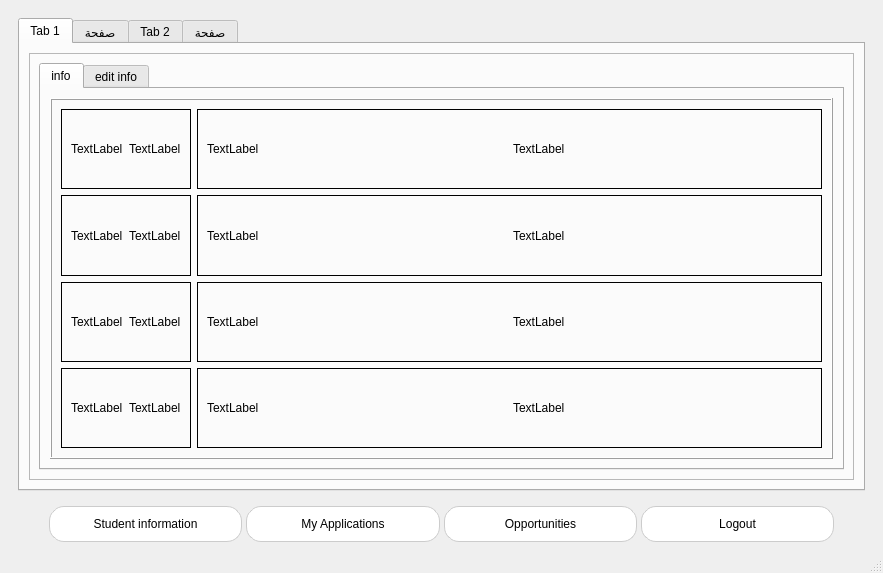
<?xml version="1.0" encoding="UTF-8"?>
<ui version="4.0">
 <class>MainWindow</class>
 <widget class="QMainWindow" name="MainWindow">
  <property name="geometry">
   <rect>
    <x>0</x>
    <y>0</y>
    <width>883</width>
    <height>573</height>
   </rect>
  </property>
  <property name="windowTitle">
   <string>MainWindow</string>
  </property>
  <property name="styleSheet">
   <string notr="true">QPushButton {
    background-color: #eee;
    color: black;
}

QPushButton:hover {
    background-color: lightcoral;
    color: white;
}
</string>
  </property>
  <widget class="QWidget" name="centralwidget">
   <layout class="QVBoxLayout" name="verticalLayout_3">
    <item>
     <widget class="QFrame" name="frame_2">
      <property name="frameShape">
       <enum>QFrame::NoFrame</enum>
      </property>
      <property name="frameShadow">
       <enum>QFrame::Plain</enum>
      </property>
      <layout class="QHBoxLayout" name="horizontalLayout_2">
       <item>
        <widget class="QTabWidget" name="student_tabWidget">
         <property name="currentIndex">
          <number>0</number>
         </property>
         <widget class="QWidget" name="tab">
          <attribute name="title">
           <string>Tab 1</string>
          </attribute>
          <layout class="QHBoxLayout" name="horizontalLayout_4">
           <item>
            <widget class="QFrame" name="frame_3">
             <property name="frameShape">
              <enum>QFrame::StyledPanel</enum>
             </property>
             <property name="frameShadow">
              <enum>QFrame::Plain</enum>
             </property>
             <layout class="QHBoxLayout" name="horizontalLayout_3">
              <item>
               <widget class="QTabWidget" name="tabWidget">
                <property name="currentIndex">
                 <number>0</number>
                </property>
                <widget class="QWidget" name="tab_5">
                 <attribute name="title">
                  <string>info</string>
                 </attribute>
                 <layout class="QVBoxLayout" name="verticalLayout_2">
                  <item>
                   <widget class="QFrame" name="frame_5">
                    <property name="frameShape">
                     <enum>QFrame::Box</enum>
                    </property>
                    <property name="frameShadow">
                     <enum>QFrame::Raised</enum>
                    </property>
                    <layout class="QFormLayout" name="formLayout">
                     <item row="1" column="0">
                      <widget class="QFrame" name="frame_14">
                       <property name="sizePolicy">
                        <sizepolicy hsizetype="Expanding" vsizetype="Expanding">
                         <horstretch>0</horstretch>
                         <verstretch>0</verstretch>
                        </sizepolicy>
                       </property>
                       <property name="frameShape">
                        <enum>QFrame::Box</enum>
                       </property>
                       <property name="frameShadow">
                        <enum>QFrame::Plain</enum>
                       </property>
                       <layout class="QHBoxLayout" name="horizontalLayout_7">
                        <item>
                         <widget class="QLabel" name="label_12">
                          <property name="text">
                           <string>TextLabel</string>
                          </property>
                         </widget>
                        </item>
                        <item>
                         <widget class="QLabel" name="label_5">
                          <property name="text">
                           <string>TextLabel</string>
                          </property>
                         </widget>
                        </item>
                       </layout>
                      </widget>
                     </item>
                     <item row="1" column="1">
                      <widget class="QFrame" name="frame_6">
                       <property name="sizePolicy">
                        <sizepolicy hsizetype="Expanding" vsizetype="Expanding">
                         <horstretch>0</horstretch>
                         <verstretch>0</verstretch>
                        </sizepolicy>
                       </property>
                       <property name="frameShape">
                        <enum>QFrame::Box</enum>
                       </property>
                       <property name="frameShadow">
                        <enum>QFrame::Plain</enum>
                       </property>
                       <layout class="QHBoxLayout" name="horizontalLayout_6">
                        <item>
                         <widget class="QLabel" name="label_11">
                          <property name="text">
                           <string>TextLabel</string>
                          </property>
                         </widget>
                        </item>
                        <item>
                         <widget class="QLabel" name="label_2">
                          <property name="text">
                           <string>TextLabel</string>
                          </property>
                         </widget>
                        </item>
                       </layout>
                      </widget>
                     </item>
                     <item row="2" column="0">
                      <widget class="QFrame" name="frame_8">
                       <property name="sizePolicy">
                        <sizepolicy hsizetype="Expanding" vsizetype="Expanding">
                         <horstretch>0</horstretch>
                         <verstretch>0</verstretch>
                        </sizepolicy>
                       </property>
                       <property name="frameShape">
                        <enum>QFrame::Box</enum>
                       </property>
                       <property name="frameShadow">
                        <enum>QFrame::Plain</enum>
                       </property>
                       <layout class="QHBoxLayout" name="horizontalLayout_9">
                        <item>
                         <widget class="QLabel" name="label_14">
                          <property name="text">
                           <string>TextLabel</string>
                          </property>
                         </widget>
                        </item>
                        <item>
                         <widget class="QLabel" name="label_4">
                          <property name="text">
                           <string>TextLabel</string>
                          </property>
                         </widget>
                        </item>
                       </layout>
                      </widget>
                     </item>
                     <item row="2" column="1">
                      <widget class="QFrame" name="frame_12">
                       <property name="sizePolicy">
                        <sizepolicy hsizetype="Expanding" vsizetype="Expanding">
                         <horstretch>0</horstretch>
                         <verstretch>0</verstretch>
                        </sizepolicy>
                       </property>
                       <property name="frameShape">
                        <enum>QFrame::Box</enum>
                       </property>
                       <property name="frameShadow">
                        <enum>QFrame::Plain</enum>
                       </property>
                       <layout class="QHBoxLayout" name="horizontalLayout_13">
                        <item>
                         <widget class="QLabel" name="label_18">
                          <property name="text">
                           <string>TextLabel</string>
                          </property>
                         </widget>
                        </item>
                        <item>
                         <widget class="QLabel" name="label_9">
                          <property name="text">
                           <string>TextLabel</string>
                          </property>
                         </widget>
                        </item>
                       </layout>
                      </widget>
                     </item>
                     <item row="3" column="0">
                      <widget class="QFrame" name="frame_11">
                       <property name="sizePolicy">
                        <sizepolicy hsizetype="Expanding" vsizetype="Expanding">
                         <horstretch>0</horstretch>
                         <verstretch>0</verstretch>
                        </sizepolicy>
                       </property>
                       <property name="frameShape">
                        <enum>QFrame::Box</enum>
                       </property>
                       <property name="frameShadow">
                        <enum>QFrame::Plain</enum>
                       </property>
                       <layout class="QHBoxLayout" name="horizontalLayout_12">
                        <item>
                         <widget class="QLabel" name="label_17">
                          <property name="text">
                           <string>TextLabel</string>
                          </property>
                         </widget>
                        </item>
                        <item>
                         <widget class="QLabel" name="label_8">
                          <property name="text">
                           <string>TextLabel</string>
                          </property>
                         </widget>
                        </item>
                       </layout>
                      </widget>
                     </item>
                     <item row="3" column="1">
                      <widget class="QFrame" name="frame_7">
                       <property name="sizePolicy">
                        <sizepolicy hsizetype="Expanding" vsizetype="Expanding">
                         <horstretch>0</horstretch>
                         <verstretch>0</verstretch>
                        </sizepolicy>
                       </property>
                       <property name="frameShape">
                        <enum>QFrame::Box</enum>
                       </property>
                       <property name="frameShadow">
                        <enum>QFrame::Plain</enum>
                       </property>
                       <layout class="QHBoxLayout" name="horizontalLayout_8">
                        <item>
                         <widget class="QLabel" name="label_13">
                          <property name="text">
                           <string>TextLabel</string>
                          </property>
                         </widget>
                        </item>
                        <item>
                         <widget class="QLabel" name="label_3">
                          <property name="text">
                           <string>TextLabel</string>
                          </property>
                         </widget>
                        </item>
                       </layout>
                      </widget>
                     </item>
                     <item row="4" column="1">
                      <widget class="QFrame" name="frame_10">
                       <property name="sizePolicy">
                        <sizepolicy hsizetype="Expanding" vsizetype="Expanding">
                         <horstretch>0</horstretch>
                         <verstretch>0</verstretch>
                        </sizepolicy>
                       </property>
                       <property name="frameShape">
                        <enum>QFrame::Box</enum>
                       </property>
                       <property name="frameShadow">
                        <enum>QFrame::Plain</enum>
                       </property>
                       <layout class="QHBoxLayout" name="horizontalLayout_11">
                        <item>
                         <widget class="QLabel" name="label_16">
                          <property name="text">
                           <string>TextLabel</string>
                          </property>
                         </widget>
                        </item>
                        <item>
                         <widget class="QLabel" name="label_7">
                          <property name="text">
                           <string>TextLabel</string>
                          </property>
                         </widget>
                        </item>
                       </layout>
                      </widget>
                     </item>
                     <item row="4" column="0">
                      <widget class="QFrame" name="frame_9">
                       <property name="sizePolicy">
                        <sizepolicy hsizetype="Expanding" vsizetype="Expanding">
                         <horstretch>0</horstretch>
                         <verstretch>0</verstretch>
                        </sizepolicy>
                       </property>
                       <property name="frameShape">
                        <enum>QFrame::Box</enum>
                       </property>
                       <property name="frameShadow">
                        <enum>QFrame::Plain</enum>
                       </property>
                       <layout class="QHBoxLayout" name="horizontalLayout_10">
                        <item>
                         <widget class="QLabel" name="label_15">
                          <property name="text">
                           <string>TextLabel</string>
                          </property>
                         </widget>
                        </item>
                        <item>
                         <widget class="QLabel" name="label_6">
                          <property name="text">
                           <string>TextLabel</string>
                          </property>
                         </widget>
                        </item>
                       </layout>
                      </widget>
                     </item>
                    </layout>
                   </widget>
                  </item>
                 </layout>
                </widget>
                <widget class="QWidget" name="tab_6">
                 <attribute name="title">
                  <string>edit info</string>
                 </attribute>
                 <layout class="QHBoxLayout" name="horizontalLayout_5">
                  <item>
                   <widget class="QFrame" name="frame_4">
                    <property name="frameShape">
                     <enum>QFrame::StyledPanel</enum>
                    </property>
                    <property name="frameShadow">
                     <enum>QFrame::Plain</enum>
                    </property>
                    <layout class="QVBoxLayout" name="verticalLayout"/>
                   </widget>
                  </item>
                 </layout>
                </widget>
               </widget>
              </item>
             </layout>
            </widget>
           </item>
          </layout>
         </widget>
         <widget class="QWidget" name="tab_3">
          <attribute name="title">
           <string>صفحة</string>
          </attribute>
          <widget class="QPushButton" name="pushButton_5">
           <property name="geometry">
            <rect>
             <x>230</x>
             <y>60</y>
             <width>93</width>
             <height>28</height>
            </rect>
           </property>
           <property name="text">
            <string>PushButton</string>
           </property>
          </widget>
         </widget>
         <widget class="QWidget" name="tab_2">
          <attribute name="title">
           <string>Tab 2</string>
          </attribute>
         </widget>
         <widget class="QWidget" name="tab_4">
          <attribute name="title">
           <string>صفحة</string>
          </attribute>
         </widget>
        </widget>
       </item>
      </layout>
     </widget>
    </item>
    <item>
     <widget class="QFrame" name="frame">
      <property name="frameShape">
       <enum>QFrame::NoFrame</enum>
      </property>
      <property name="frameShadow">
       <enum>QFrame::Plain</enum>
      </property>
      <layout class="QHBoxLayout" name="horizontalLayout">
       <property name="spacing">
        <number>4</number>
       </property>
       <property name="leftMargin">
        <number>0</number>
       </property>
       <property name="topMargin">
        <number>0</number>
       </property>
       <property name="rightMargin">
        <number>0</number>
       </property>
       <property name="bottomMargin">
        <number>0</number>
       </property>
       <item>
        <spacer name="horizontalSpacer_2">
         <property name="orientation">
          <enum>Qt::Horizontal</enum>
         </property>
         <property name="sizeType">
          <enum>QSizePolicy::Preferred</enum>
         </property>
         <property name="sizeHint" stdset="0">
          <size>
           <width>40</width>
           <height>20</height>
          </size>
         </property>
        </spacer>
       </item>
       <item>
        <widget class="QPushButton" name="student_info_button">
         <property name="sizePolicy">
          <sizepolicy hsizetype="Expanding" vsizetype="Preferred">
           <horstretch>0</horstretch>
           <verstretch>0</verstretch>
          </sizepolicy>
         </property>
         <property name="font">
          <font>
           <family>Arial</family>
           <pointsize>9</pointsize>
           <weight>50</weight>
           <italic>false</italic>
           <bold>false</bold>
          </font>
         </property>
         <property name="styleSheet">
          <string notr="true">QPushButton {
    background-color: white;
    color: black;
    border-radius: 15px;                /* أطراف منحنية */
    border: 1px solid #ccc;             /* حواف خفيفة بلون رمادي فاتح */
    padding: 10px 20px;
}

QPushButton:hover {
    background-color: #003366;         /* أزرق غامق */
    color: white;
    border: 1px solid #003366;         /* الحواف تصير بنفس لون الخلفية عند التمرير */
}

</string>
         </property>
         <property name="text">
          <string>Student information</string>
         </property>
        </widget>
       </item>
       <item>
        <widget class="QPushButton" name="pushButton_2">
         <property name="sizePolicy">
          <sizepolicy hsizetype="Expanding" vsizetype="Preferred">
           <horstretch>0</horstretch>
           <verstretch>0</verstretch>
          </sizepolicy>
         </property>
         <property name="font">
          <font>
           <family>Arial</family>
           <pointsize>9</pointsize>
           <weight>50</weight>
           <italic>false</italic>
           <bold>false</bold>
          </font>
         </property>
         <property name="styleSheet">
          <string notr="true">QPushButton {
    background-color: white;
    color: black;
    border-radius: 15px;                /* أطراف منحنية */
    border: 1px solid #ccc;             /* حواف خفيفة بلون رمادي فاتح */
    padding: 10px 20px;
}

QPushButton:hover {
    background-color: #003366;         /* أزرق غامق */
    color: white;
    border: 1px solid #003366;         /* الحواف تصير بنفس لون الخلفية عند التمرير */
}
</string>
         </property>
         <property name="text">
          <string>My Applications</string>
         </property>
        </widget>
       </item>
       <item>
        <widget class="QPushButton" name="pushButton_3">
         <property name="sizePolicy">
          <sizepolicy hsizetype="Expanding" vsizetype="Preferred">
           <horstretch>0</horstretch>
           <verstretch>0</verstretch>
          </sizepolicy>
         </property>
         <property name="font">
          <font>
           <family>Arial</family>
           <pointsize>9</pointsize>
           <weight>50</weight>
           <italic>false</italic>
           <bold>false</bold>
          </font>
         </property>
         <property name="styleSheet">
          <string notr="true">QPushButton {
    background-color: white;
    color: black;
    border-radius: 15px;                /* أطراف منحنية */
    border: 1px solid #ccc;             /* حواف خفيفة بلون رمادي فاتح */
    padding: 10px 20px;
}

QPushButton:hover {
    background-color: #003366;         /* أزرق غامق */
    color: white;
    border: 1px solid #003366;         /* الحواف تصير بنفس لون الخلفية عند التمرير */
}


</string>
         </property>
         <property name="text">
          <string>Opportunities</string>
         </property>
        </widget>
       </item>
       <item>
        <widget class="QPushButton" name="pushButton">
         <property name="sizePolicy">
          <sizepolicy hsizetype="Expanding" vsizetype="Preferred">
           <horstretch>0</horstretch>
           <verstretch>0</verstretch>
          </sizepolicy>
         </property>
         <property name="font">
          <font>
           <family>Arial</family>
           <pointsize>9</pointsize>
           <weight>50</weight>
           <italic>false</italic>
           <bold>false</bold>
          </font>
         </property>
         <property name="styleSheet">
          <string notr="true">QPushButton {
    background-color: white;
    color: black;
    border-radius: 15px;                /* أطراف منحنية */
    border: 1px solid #ccc;             /* حواف خفيفة بلون رمادي فاتح */
    padding: 10px 20px;
}

QPushButton:hover {
    background-color: #003366;         /* أزرق غامق */
    color: white;
    border: 1px solid #003366;         /* الحواف تصير بنفس لون الخلفية عند التمرير */
}

</string>
         </property>
         <property name="text">
          <string>Logout</string>
         </property>
        </widget>
       </item>
       <item>
        <spacer name="horizontalSpacer">
         <property name="orientation">
          <enum>Qt::Horizontal</enum>
         </property>
         <property name="sizeType">
          <enum>QSizePolicy::Preferred</enum>
         </property>
         <property name="sizeHint" stdset="0">
          <size>
           <width>40</width>
           <height>20</height>
          </size>
         </property>
        </spacer>
       </item>
      </layout>
     </widget>
    </item>
   </layout>
  </widget>
  <widget class="QMenuBar" name="menubar">
   <property name="geometry">
    <rect>
     <x>0</x>
     <y>0</y>
     <width>883</width>
     <height>26</height>
    </rect>
   </property>
  </widget>
  <widget class="QStatusBar" name="statusbar"/>
 </widget>
 <resources/>
 <connections/>
</ui>
